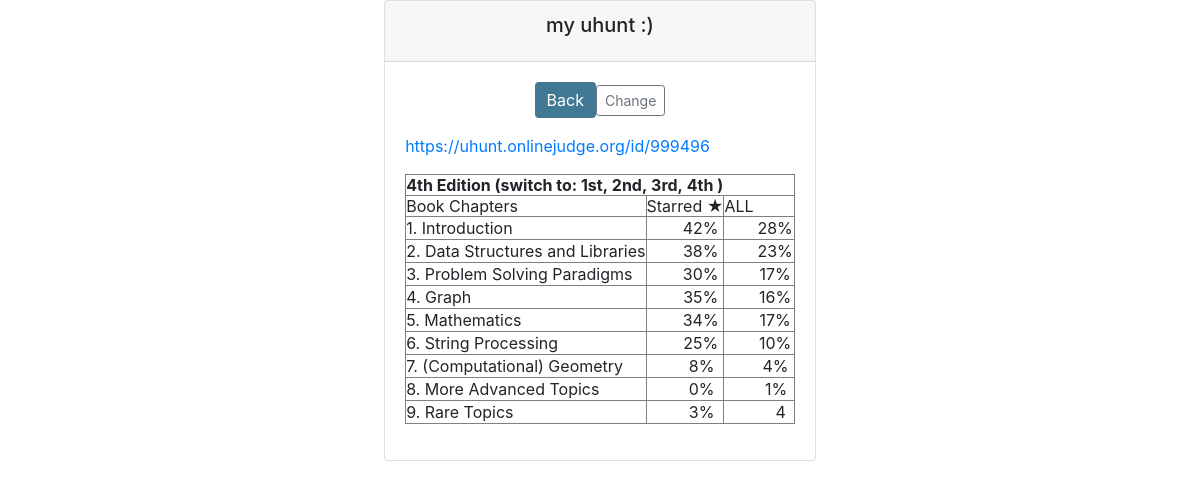
The app's page /8/, older data.
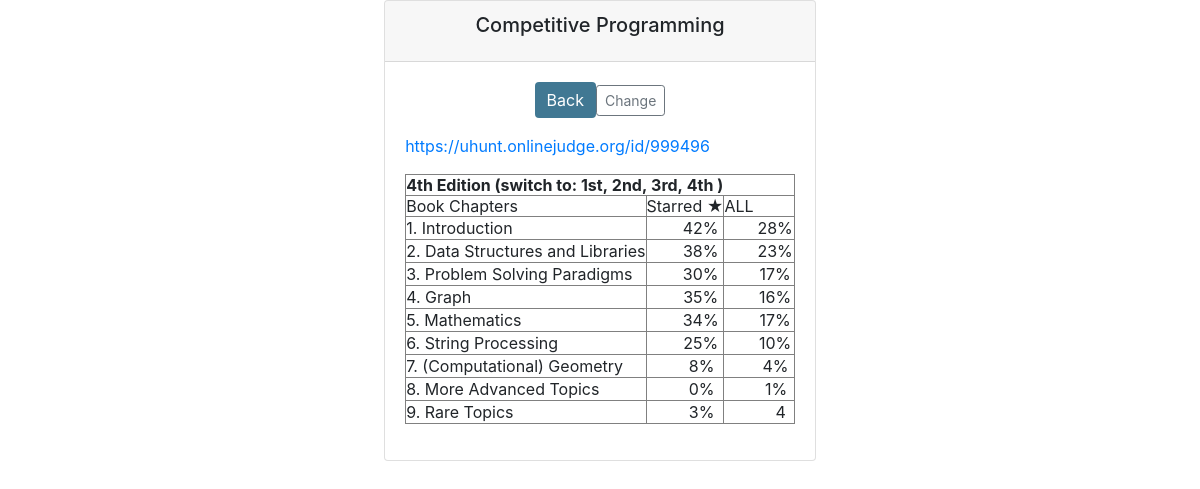
The same page, newer data.
### notes/models.py (models this page shows, shortened)
class Note(models.Model):
    title = models.CharField(max_length=200)
    content = RichTextField()
    create_at = models.DateTimeField(auto_now_add=True)
    private = models.BooleanField(default=False)

### notes/views.py (the view)
# urls.py: path('<int:note_id>/', views.detail, name="detail")
def detail(request, note_id):
    note = get_object_or_404(Note, pk=note_id)
    if note.private:
        return HttpResponse("This is a private note")
    return render(request, "notes/detail.html", {"note": note})

### notes/templates/notes/detail.html (shortened to what this page needs)
<head>
    <link rel="stylesheet" href="https://maxcdn.bootstrapcdn.com/bootstrap/4.0.0/css/bootstrap.min.css"
      1>
</head>
<div class="center">
<div class="card">
        <div class="card-header text-center"><h5 class="card-title">{{note.title}}</h5></div>
        <div class="card-body">
          <div class="center">
                <a href="{% url 'notes:index' %}" class="btn btn-primary" style="color: white; background-color: #417893;  border: none;">Back</a>
                <a href="{% url 'admin:notes_note_change' note.id %}" class="btn btn-sm btn-outline-secondary" target="_blank">Change</a>
          </div>
          <p class="card-text text-left">{{note.content|safe}}</p>
        </div>
</div>
</div>

Row changes from the older to the newer data that the page shows:
changed Note: title "my uhunt :)" → "Competitive Programming"
